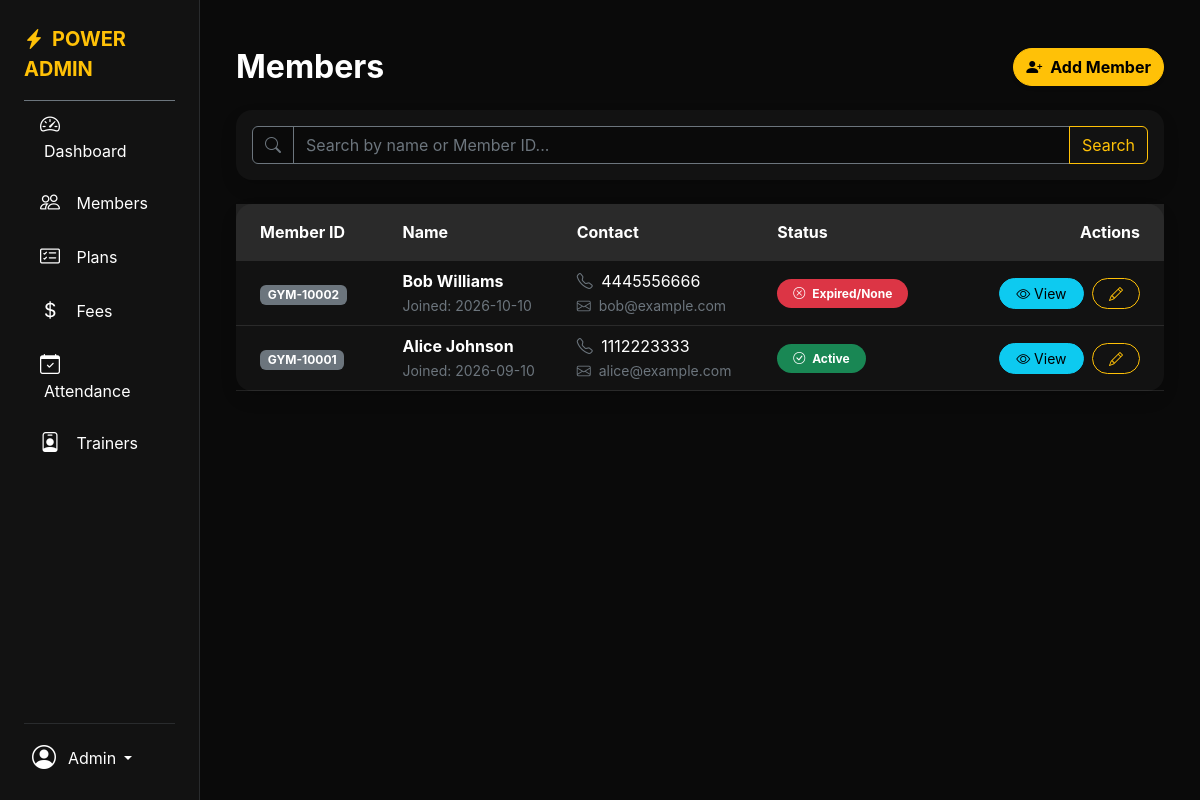
/admin/members/ (signed in), run on the app's committed database.
### models/member.py (models this page shows)
class Member(db.Model):
    __tablename__ = 'members'
    id = db.Column(db.Integer, primary_key=True)
    member_id = db.Column(db.String(20), unique=True, nullable=False) # e.g., GYM-2023-0001
    first_name = db.Column(db.String(50), nullable=False)
    last_name = db.Column(db.String(50), nullable=False)
    email = db.Column(db.String(100), unique=True, nullable=False)
    phone = db.Column(db.String(20), nullable=False)
    dob = db.Column(db.Date, nullable=True)
    gender = db.Column(db.String(10), nullable=True)
    address = db.Column(db.Text, nullable=True)
    join_date = db.Column(db.Date, nullable=False, default=datetime.utcnow)
    created_at = db.Column(db.DateTime, default=datetime.utcnow)
    memberships = db.relationship('Membership', backref='member', lazy=True, cascade='all, delete-orphan')
    payments = db.relationship('Payment', backref='member', lazy=True, cascade='all, delete-orphan')
    attendance = db.relationship('Attendance', backref='member', lazy=True, cascade='all, delete-orphan')
    @property
    def full_name(self):
        return f"{self.first_name} {self.last_name}"
    @property
    def current_membership(self):
        from datetime import date
        today = date.today()
        for m in sorted(self.memberships, key=lambda x: x.end_date, reverse=True):
            if m.start_date <= today <= m.end_date:
                return m
        if self.memberships:
            return sorted(self.memberships, key=lambda x: x.end_date, reverse=True)[0]
        return None
    @property
    def is_active(self):
        m = self.current_membership
        from datetime import date
        if m and m.start_date <= date.today() <= m.end_date:
            return True
        return False

### routes/members.py (the view)
@members_bp.route('/')
@login_required
def list_members():
    search = request.args.get('search', '')
    if search:
        members = Member.query.filter(
            (Member.first_name.ilike(f'%{search}%')) |
            (Member.last_name.ilike(f'%{search}%')) |
            (Member.member_id.ilike(f'%{search}%'))
        ).all()
    else:
        members = Member.query.order_by(Member.created_at.desc()).all()
    return render_template('admin/members.html', members=members, search=search)

### templates/admin/members.html (shortened to what this page needs)
{% extends 'admin/base_admin.html' %}
{% block content %}
<div class="d-flex justify-content-between align-items-center mb-4">
    <h2 class="text-white fw-bold mb-0">Members</h2>
    <a href="{{ url_for('members.add_member') }}" class="btn btn-warning fw-bold rounded-pill shadow-sm">
        <i class="bi bi-person-plus-fill me-2"></i>Add Member
    </a>
</div>
<div class="card bg-dark text-white border-0 shadow rounded-4 mb-4">
    <div class="card-body">
        <form action="{{ url_for('members.list_members') }}" method="GET" class="d-flex">
            <div class="input-group">
                <span class="input-group-text bg-black border-secondary text-secondary"><i class="bi bi-search"></i></span>
                <input type="text" name="search" value="{{ search }}" class="form-control bg-black border-secondary text-white" placeholder="Search by name or Member ID...">
                <button class="btn btn-outline-warning" type="submit">Search</button>
            </div>
        </form>
    </div>
</div>
<div class="card bg-dark text-white border-0 shadow rounded-4">
    <div class="card-body p-0">
        <div class="table-responsive">
            <table class="table table-dark table-hover mb-0 align-middle">
                <thead class="table-active">
                    <tr>
                        <th class="px-4 py-3">Member ID</th>
                        <th class="py-3">Name</th>
                        <th class="py-3">Contact</th>
                        <th class="py-3">Status</th>
                        <th class="py-3 text-end px-4">Actions</th>
                    </tr>
                </thead>
                <tbody>
                    {% for member in members %}
                    <tr>
                        <td class="px-4"><span class="badge bg-secondary">{{ member.member_id }}</span></td>
                        <td>
                            <div class="fw-bold">{{ member.full_name }}</div>
                            <small class="text-secondary">Joined: {{ member.join_date.strftime('%Y-%m-%d') }}</small>
                        </td>
                        <td>
                            <div><i class="bi bi-telephone text-secondary me-1"></i> {{ member.phone }}</div>
                            <small class="text-secondary"><i class="bi bi-envelope me-1"></i> {{ member.email }}</small>
                        </td>
                        <td>
                            {% if member.is_active %}
                            <span class="badge bg-success rounded-pill px-3 py-2"><i class="bi bi-check-circle me-1"></i> Active</span>
                            {% else %}
                            <span class="badge bg-danger rounded-pill px-3 py-2"><i class="bi bi-x-circle me-1"></i> Expired/None</span>
                            {% endif %}
                        </td>
                        <td class="text-end px-4">
                            <a href="{{ url_for('members.profile', id=member.id) }}" class="btn btn-sm btn-info rounded-pill px-3"><i class="bi bi-eye"></i> View</a>
                            <a href="{{ url_for('members.edit_member', id=member.id) }}" class="btn btn-sm btn-outline-warning rounded-pill px-3 ms-1"><i class="bi bi-pencil"></i></a>
                        </td>
                    </tr>
                    {% endfor %}
                </tbody>
            </table>
        </div>
    </div>
</div>
{% endblock %}

### static/css/style.css (style rules this page uses)
:root { --primary-color: #ffc107; --dark-color: #121212; --darker-color: #0a0a0a; }
body { font-family: 'Inter', 'Roboto', sans-serif; background-color: var(--darker-color) !important; }
.bg-black { background-color: var(--darker-color) !important; }
.bg-dark { background-color: var(--dark-color) !important; }
.table-dark { --bs-table-bg: transparent; --bs-table-striped-bg: rgba(255, 255, 255, 0.05); --bs-table-striped-color: #fff; --bs-table-active-bg: rgba(255, 255, 255, 0.1); --bs-table-active-color: #fff; --bs-table-hover-bg: rgba(255, 255, 255, 0.075); --bs-table-hover-color: #fff; color: #fff; border-color: rgba(255, 255, 255, 0.1); }
::placeholder { color: #6c757d !important; opacity: 1; }

### data on the page
Member: member_id "GYM-10002", full_name "Bob Williams", join_date "2026-10-10", phone "4445556666", email "bob@example.com", shows "Expired/None"
Member: member_id "GYM-10001", full_name "Alice Johnson", join_date "2026-09-10", phone "1112223333", email "alice@example.com", shows "Active"
